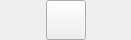
<?xml version="1.0" encoding="UTF-8"?>
<ui version="4.0">
 <class>CustomizeBtnGroup</class>
 <widget class="QWidget" name="CustomizeBtnGroup">
  <property name="geometry">
   <rect>
    <x>0</x>
    <y>0</y>
    <width>131</width>
    <height>40</height>
   </rect>
  </property>
  <property name="minimumSize">
   <size>
    <width>45</width>
    <height>40</height>
   </size>
  </property>
  <property name="windowTitle">
   <string>Form</string>
  </property>
  <layout class="QHBoxLayout" name="horizontalLayout_2">
   <property name="leftMargin">
    <number>0</number>
   </property>
   <property name="topMargin">
    <number>0</number>
   </property>
   <property name="rightMargin">
    <number>0</number>
   </property>
   <property name="bottomMargin">
    <number>0</number>
   </property>
   <item>
    <layout class="QHBoxLayout" name="horizontalLayout">
     <item>
      <spacer name="horizontalSpacer">
       <property name="orientation">
        <enum>Qt::Horizontal</enum>
       </property>
       <property name="sizeHint" stdset="0">
        <size>
         <width>40</width>
         <height>20</height>
        </size>
       </property>
      </spacer>
     </item>
     <item>
      <widget class="QPushButton" name="delete_btn">
       <property name="minimumSize">
        <size>
         <width>0</width>
         <height>25</height>
        </size>
       </property>
       <property name="maximumSize">
        <size>
         <width>16635</width>
         <height>16635</height>
        </size>
       </property>
       <property name="text">
        <string/>
       </property>
      </widget>
     </item>
     <item>
      <spacer name="horizontalSpacer_2">
       <property name="orientation">
        <enum>Qt::Horizontal</enum>
       </property>
       <property name="sizeHint" stdset="0">
        <size>
         <width>40</width>
         <height>20</height>
        </size>
       </property>
      </spacer>
     </item>
    </layout>
   </item>
  </layout>
 </widget>
 <resources/>
 <connections/>
</ui>
